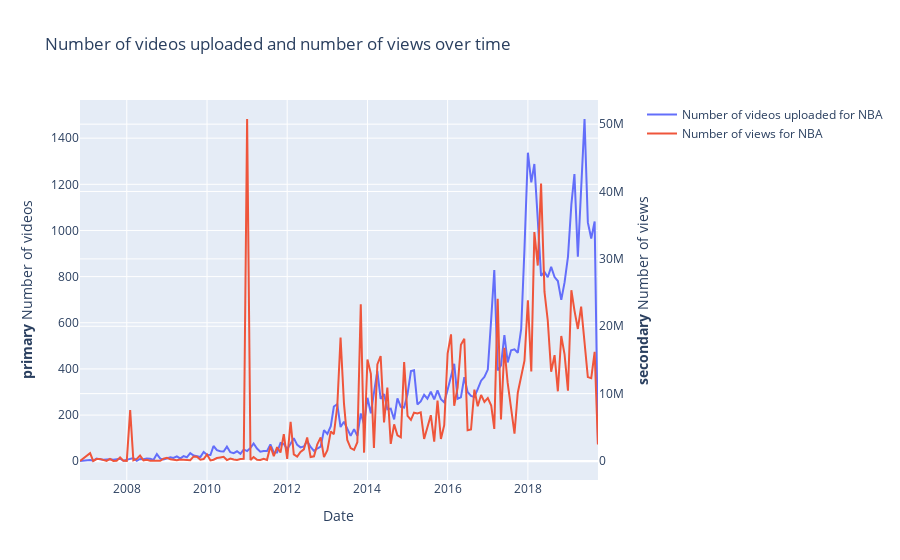

This figure's notebook cell:
### Code cell
path = '../datasets/sport/NBA/'
file_names = get_file_names(path)
df_nba = create_df(path,file_names)
plot(df_nba, 'NBA')

### Figure 1 — Plotly figure (JSON) as saved in the notebook; plotly's stock layout.template omitted (floating-point values rounded to 4 significant figures; data arrays with more than 128 entries replaced by an {"elided": "..."} marker saying what was removed)
{"data": [{"name": "Number of videos uploaded for NBA", "type": "scatter", "x": {"elided": "154 str values"}, "xaxis": "x", "y": {"elided": "154 int values"}, "yaxis": "y"}, {"name": "Number of views for NBA", "type": "scatter", "x": {"elided": "154 str values"}, "xaxis": "x", "y": {"elided": "154 int values"}, "yaxis": "y2"}], "layout": {"title": {"text": "Number of videos uploaded and number of views over time"}, "xaxis": {"anchor": "y", "domain": [0, 0.94], "title": {"text": "Date"}}, "yaxis": {"anchor": "x", "domain": [0, 1], "title": {"text": "<b>primary</b> Number of videos"}}, "yaxis2": {"anchor": "x", "overlaying": "y", "side": "right", "title": {"text": "<b>secondary</b> Number of views"}}}}
